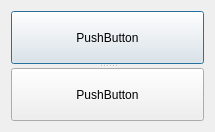
<?xml version="1.0" encoding="UTF-8"?>
<ui version="4.0">
 <class>Dialog</class>
 <widget class="QDialog" name="Dialog">
  <property name="geometry">
   <rect>
    <x>0</x>
    <y>0</y>
    <width>215</width>
    <height>132</height>
   </rect>
  </property>
  <property name="windowTitle">
   <string>Dialog</string>
  </property>
  <layout class="QVBoxLayout" name="verticalLayout">
   <item>
    <widget class="QSplitter" name="splitter">
     <property name="orientation">
      <enum>Qt::Vertical</enum>
     </property>
     <widget class="QPushButton" name="pushButton">
      <property name="text">
       <string>PushButton</string>
      </property>
     </widget>
     <widget class="QPushButton" name="pushButton_2">
      <property name="text">
       <string>PushButton</string>
      </property>
     </widget>
    </widget>
   </item>
  </layout>
 </widget>
 <layoutdefault spacing="6" margin="11"/>
 <resources/>
 <connections/>
</ui>
